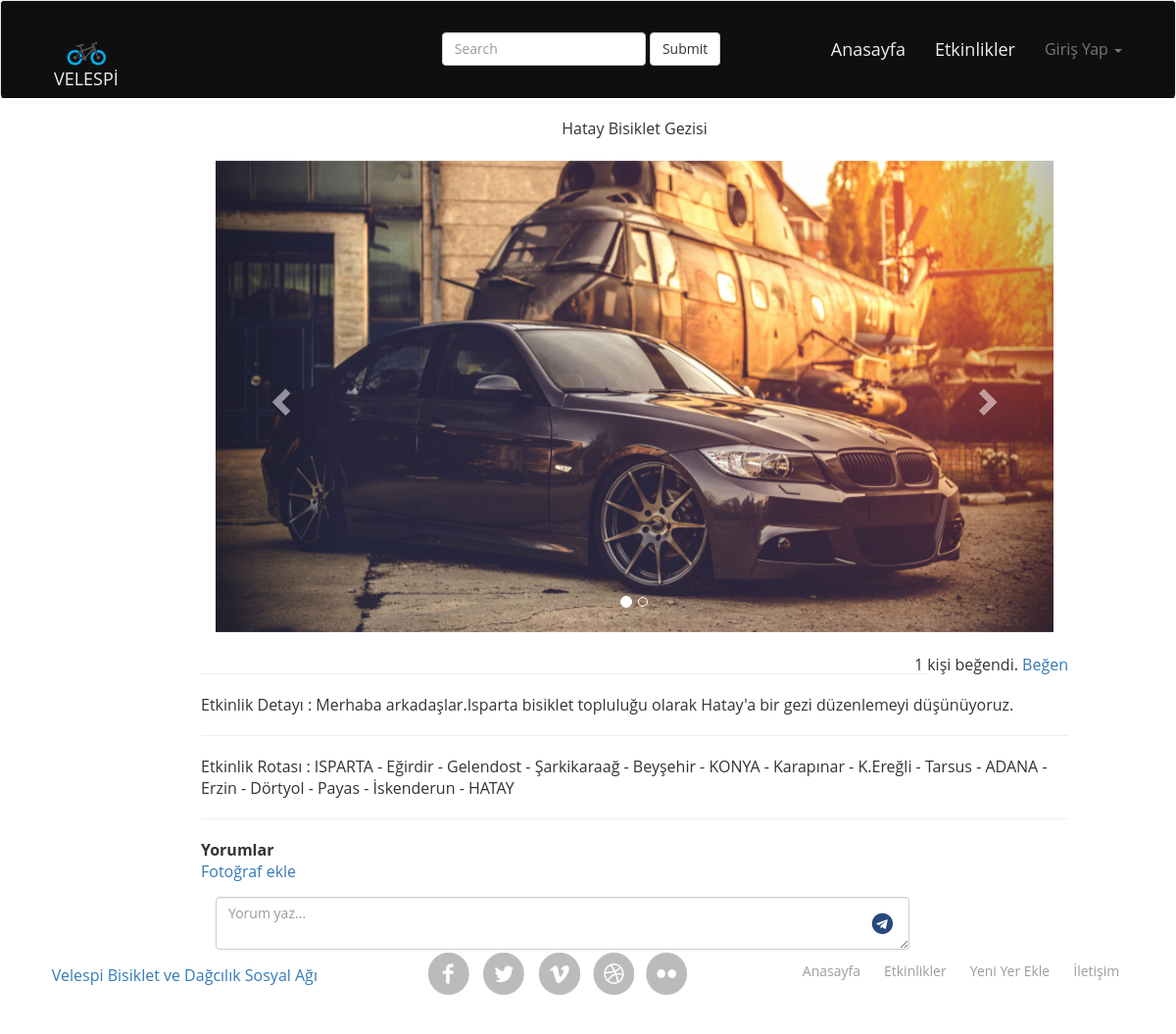
/activities/1/, run on the app's committed database.
### activities/models.py (models this page shows, shortened)
class Activity(models.Model):
    user= models.ForeignKey(settings.AUTH_USER_MODEL,
                            related_name="added_activities")# kullanıının eklediği etkinlikleri getiriyor
    name=models.CharField(max_length=255)
    route=models.CharField(max_length=255)
    description = models.TextField(max_length=255)
    is_active= models.BooleanField(default=False)
    category= models.ForeignKey(Category,blank=True,null=True) # blank True web sayfasında veri girerken boş bırakma
    telephone=models.CharField(max_length=255,blank=True,null=True)
    likes = models.ManyToManyField(settings.AUTH_USER_MODEL,
                                   blank=True,
                                   related_name = 'liked_activities') # kullanıının begendigi etkinlikleri getiriyor
    objects=ActivityManager()
    all_objects=models.Manager()

class Media(models.Model):
    activity = models.ForeignKey(Activity)
    image = models.ImageField(upload_to="activities")
    class Meta:
        verbose_name_plural = "Media"
    def __str__(self):
        return smart_text(self.image.url)

### activities/views.py (the view)
# urls.py: url(r'^activities/(?P<id>[0-9]+)/$', activity_detail, name='activity_detail'),
def activity_detail(request,id):
    return render(
        request,
        "activity_detail.html",
        {
            "activity": get_object_or_404(Activity,id=id),
        }
    )

### activities/models.py (called while the page is built)
    def get_queryset(self):
        gets=super(ActivityManager,self).get_queryset()
        return gets.filter(user__is_active=True)

### templates/activity_detail.html (shortened to what this page needs)
{% extends "base.html" %}
{% block content %}
<div class=" col-md-9 col-md-push-2 col-xs-12">
    <div class="row">
    <h3><center>{{ activity.name }}</center></h3><br>
        {% if activity.media_set.all|length != 0 %}
        <div>
            <div id="myCarousel" class="carousel slide" data-ride="carousel">
                <ol class="carousel-indicators">
                    {% for media in activity.media_set.all %}
                    {% if forloop.counter == 1 %}
                    <li data-target="#myCarousel" data-slide-to="0" class="active"></li>
                    {% else %}
                    <li data-target="#myCarousel" data-slide-to="0"></li>
                    {% endif %}
                    {% endfor %}
                    </ol>
                <div class="carousel-inner">
                    {% for media in activity.media_set.all %}
                    {% if forloop.counter == 1 %}
                    <div class="item active">
                        <img src="{{media}}" alt="Los Angeles" style="width:100%;">
                    </div>
                    {% else %}
                    <div class="item">
                        <img src="{{media}}" alt="Los Angeles" style="width:100%;">
                    </div>
                    {% endif %}
                    {% endfor %}
                </div>
                <a class="left carousel-control" href="#myCarousel" data-slide="prev">
                    <span class="glyphicon glyphicon-chevron-left"></span>
                </a>
                <a class="right carousel-control" href="#myCarousel" data-slide="next">
                    <span class="glyphicon glyphicon-chevron-right"></span>
                </a>
            </div>
            {% else %}
        <p>
            Bu yerin hiç fotoğrafı yok.
        </p>
            {% endif %}
            <br>
    </div>
    <div class="row pull-right">
    <p>
        <span id="like-count">{{ activity.likes.count }}</span> kişi beğendi.
        {% if user in activity.likes.all %}
        <a id="like" href="{% url "like_activity" activity.id %}">Beğenmekten vazgeç</a>
        {% else %}
        <a id="like" href="{% url "like_activity" activity.id %}">Beğen</a>
        {% endif %}
    </p>
        </div>
    <div class="row">
    <hr>
    <p>
        <h1>Etkinlik Detayı : {{ activity.description|linebreaksbr }}</h1>
        <hr>
        <h1>Etkinlik Rotası : {{ activity.route|linebreaksbr }}</h1>
    </p>
    <hr>
        <span style="font-size:16px;font-weight:bold;">Yorumlar</span><br>
        <a href="{% url "activity_new_media" activity.id %}">Fotoğraf ekle</a>
     <form id="commentForm" action="#" method="post" enctype="multipart/form-data">
        <div class="form-group">
            <div class="col-md-10 col-xs-10">
                <textarea id="comment" class="form-control" placeholder="Yorum yaz..." name="comment"></textarea>
            </div>
            <div class="col-md-2 col-xs-1 col-md-pull-1 col-xs-pull-3" style="margin-top:15px;">
                <button id="addComment" data-url="{% url "activity_new_review" activity.id %}" style="background:transparent;border:none;color:#29487d;"><i class="fa fa-telegram fa-lg" aria-hidden="true"></i></button>
            </div>
        </div>
        </form>
    </div>
</div>
{% endblock %}

### static/css/style.css (style rules this page uses)
html,body,div,span,applet,object,iframe,h1,h2,h3,h4,h5,h6,p,blockquote,pre,a,abbr,acronym,address,big,cite,code,del,dfn,em,img,ins,kbd,q,s,samp,small,strike,strong,sub,sup,tt,var,b,u,i,dl,dt,dd,ol,nav ul,nav li,fieldset,form,label,legend,table,caption,tbody,tfoot,thead,tr,th,td,article,aside,canvas,details,embed,figure,figcaption,footer,header,hgroup,menu,nav,output,ruby,section,summary,time,mark,audio,video { margin:0;padding:0;border:0;font-size:100%;font:inherit;vertical-align:baseline; }
ol,ul { list-style:none;margin:0;padding:0; }
a { text-decoration:none; }
img { max-width:100%; }
body { font-family: 'Open Sans', sans-serif; background:#ffffff; font-size: 100%; }

### data on the page
Activity: name "Hatay Bisiklet Gezisi", likes.count "1", description "Merhaba arkadaşlar.Isparta bisiklet topluluğu olarak Hatay'a bir gezi düzenlemeyi düşünüyoruz.", route "ISPARTA - Eğirdir - Gelendost - Şarkikaraağ - Beyşehir - KONYA - Karapınar - K.Ereğli - Tarsus - ADANA - Erzin - Dörtyol - Payas - İskenderun - HATAY"
Media: image (picture)
